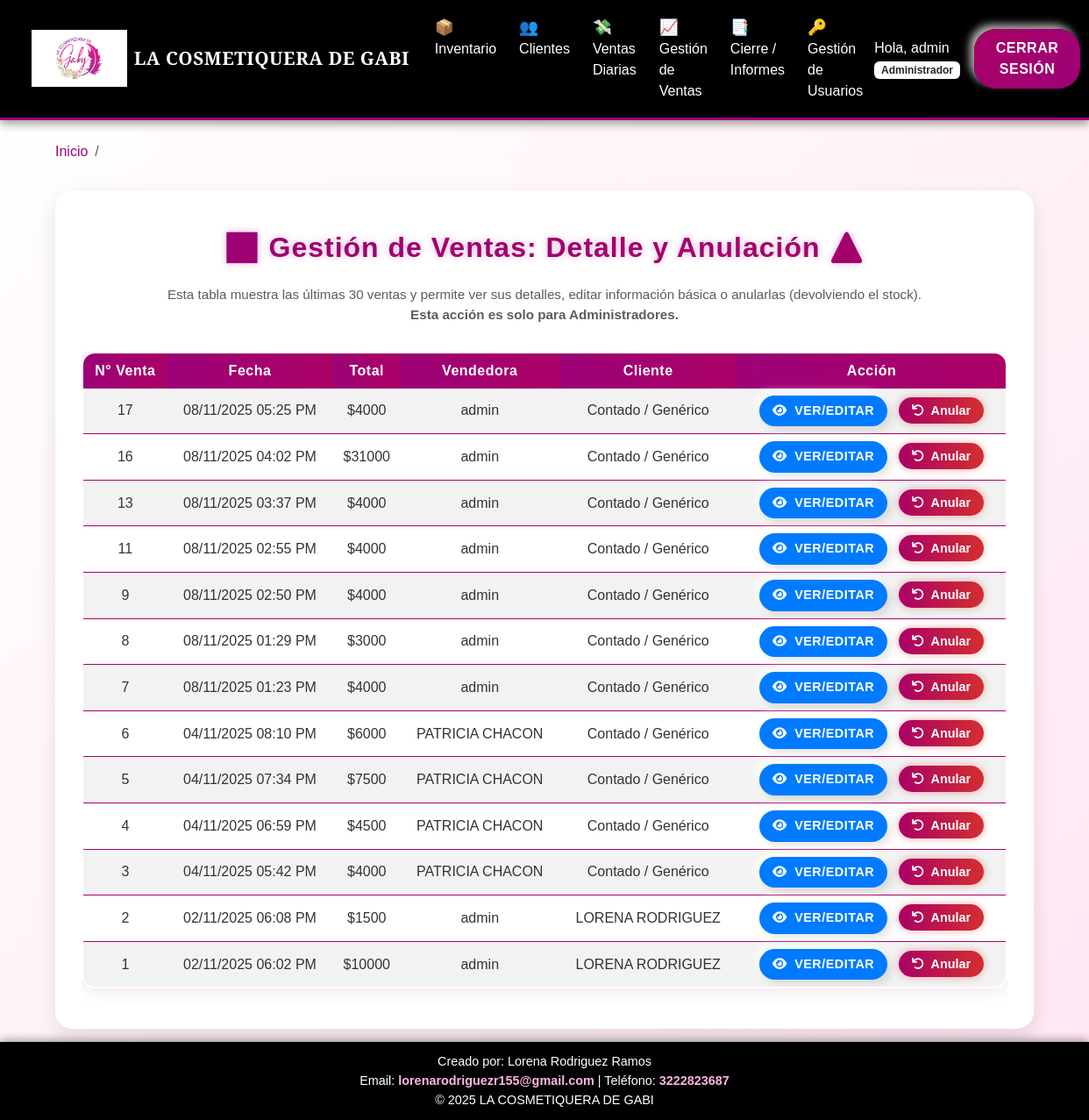
/gestion_ventas (signed in), run on the app's committed database.
### app.py (models this page shows, shortened)
class Usuario(UserMixin, db.Model):
    id = db.Column(db.Integer, primary_key=True)
    username = db.Column(db.String(100), unique=True, nullable=False)
    nombre = db.Column(db.String(100), nullable=False)
    apellido = db.Column(db.String(100), nullable=False)
    cedula = db.Column(db.String(20), unique=True, nullable=False)
    rol = db.Column(db.String(50), default='Vendedora')
    password_hash = db.Column(db.String(200))

class Venta(db.Model):
    id = db.Column(db.Integer, primary_key=True)
    fecha = db.Column(db.DateTime, default=datetime.utcnow)
    total = db.Column(db.Float)
    usuario_id = db.Column(db.Integer, db.ForeignKey('usuario.id'))
    cliente_id = db.Column(db.Integer, db.ForeignKey('cliente.id'))
    tipo_pago = db.Column(db.String(50))
    detalle_pago = db.Column(db.Text)
    vendedor = db.relationship('Usuario', backref='ventas_realizadas', lazy=True)

class Cliente(db.Model):
    id = db.Column(db.Integer, primary_key=True)
    nombre = db.Column(db.String(100), nullable=False)
    telefono = db.Column(db.String(20))
    direccion = db.Column(db.String(200))
    email = db.Column(db.String(100))
    fecha_registro = db.Column(db.DateTime, default=datetime.utcnow)
    ventas = db.relationship('Venta', backref='comprador', lazy=True)

### app.py (the view)
@app.route('/gestion_ventas')
@login_required
def gestion_ventas():
    if current_user.rol.lower() != 'administrador':
        flash('Permiso denegado.', 'danger')
        return redirect(url_for('clientes'))
    ventas_recientes = Venta.query.order_by(Venta.id.desc()).limit(30).all()
    todos_los_clientes = Cliente.query.all()
    todos_los_vendedores = Usuario.query.all() # Todos los usuarios pueden ser vendedores aquí
    return render_template('gestion_ventas.html',
                            VentasRecientes=ventas_recientes,
                            clientes_full=todos_los_clientes,
                            vendedores_full=todos_los_vendedores)

### app.py (called while the page is built)
@app.context_processor
def inject_now():
    return {'now': datetime.now()}

@app.template_filter('format_number')
def format_number_filter(value):
    try:
        return locale.format_string("%.0f", float(value), grouping=True)
    except Exception:
        try:
            return f"{float(value):,.0f}"
        except Exception:
            return value

@app.context_processor
def inject_global_data():
    return dict(timedelta=timedelta)

@login_manager.user_loader
def load_user(user_id):
    return Usuario.query.get(int(user_id))

### templates/gestion_ventas.html (shortened to what this page needs)
{% extends "base.html" %}
{% block content %}
<h2 class="mb-4 text-center titulo-ventas">📊 Gestión de Ventas: Detalle y Anulación ⚠️</h2>
<p class="text-center text-muted subtitulo-ventas">
    Esta tabla muestra las últimas 30 ventas y permite ver sus detalles, editar información básica o anularlas (devolviendo el stock).<br>
    <strong>Esta acción es solo para Administradores.</strong>
</p>
{% if current_user.rol.lower() == 'administrador' %}
<div class="table-responsive">
    <table class="table table-striped table-hover text-center tabla-ventas">
        <thead>
            <tr>
                <th>N° Venta</th>
                <th>Fecha</th>
                <th>Total</th>
                <th>Vendedora</th>
                <th>Cliente</th>
                <th>Acción</th>
            </tr>
        </thead>
        <tbody>
            {% for venta in VentasRecientes %}
            <tr>
                <td>{{ venta.id }}</td>
                <td>{{ (venta.fecha - timedelta(hours=5)).strftime('%d/%m/%Y %I:%M %p') }}</td>
                <td>${{ venta.total | format_number }}</td>
                <td>{{ venta.vendedor.username if venta.vendedor else 'N/A' }}</td>
                <td>{{ venta.comprador.nombre if venta.comprador else 'Contado / Genérico' }}</td>
                <td>
                    <button type="button" class="btn-detalle btn" data-bs-toggle="modal" data-bs-target="#detalleModal" data-venta-id="{{ venta.id }}">
                        <i class="fas fa-eye me-1"></i> Ver/Editar
                    </button>
                    <a href="{{ url_for('eliminar_venta', venta_id=venta.id) }}"
                        onclick="return confirm('¿Estás segura de que quieres ANULAR la Venta N° {{ venta.id }}? Esta acción es irreversible y devolverá el stock.');"
                        class="btn-anular"><i class="fas fa-undo me-1"></i> Anular</a>
                </td>
            </tr>
            {% endfor %}
        </tbody>
    </table>
</div>
{% else %}
<div class="alert alert-danger text-center">Solo los administradores pueden acceder a la gestión de ventas.</div>
{% endif %}
{% endblock %}

### templates/base.html (shortened to what this page needs)
<!doctype html>
<html lang="es">
<head>
  <link href="https://cdn.jsdelivr.net/npm/bootstrap@5.3.3/dist/css/bootstrap.min.css" rel="stylesheet">
  <link rel="stylesheet" href="{{ url_for('static', filename='css/styles.css') }}">
  <link rel="stylesheet" href="https://cdnjs.cloudflare.com/ajax/libs/font-awesome/6.0.0-beta3/css/all.min.css">
</head>
<body>
  {% if current_user.is_authenticated %}
  <nav class="navbar navbar-expand-lg navbar-dark navbar-custom">
    <div class="container-fluid">
      <a class="navbar-brand d-flex align-items-center" href="{{ url_for('dashboard') }}">
        <img src="{{ url_for('static', filename='img/LOGO.png') }}" alt="Logo" class="logo-barra">
        <span class="titulo-logo ms-2">LA COSMETIQUERA DE GABI</span>
      </a>
      <div class="collapse navbar-collapse" id="navbarNav">
        <ul class="navbar-nav mx-auto mb-2 mb-lg-0">
          <li class="nav-item">
            <a class="nav-link" href="{{ url_for('inventario') }}">
              <span class="nav-emoji">📦</span>
              Inventario
            </a>
          </li>
          <li class="nav-item">
            <a class="nav-link" href="{{ url_for('clientes') }}">
              <span class="nav-emoji">👥</span>
              Clientes
            </a>
          </li>
          <li class="nav-item">
            <a class="nav-link" href="{{ url_for('nueva_venta') }}">
              <span class="nav-emoji">💸</span>
              Ventas Diarias
            </a>
          </li>
          {% if current_user.rol.lower() == 'administrador' %}
          <li class="nav-item">
            <a class="nav-link" href="{{ url_for('gestion_ventas') }}">
              <span class="nav-emoji">📈</span>
              Gestión de Ventas
            </a>
          </li>
          <li class="nav-item">
            <a class="nav-link" href="{{ url_for('reportes') }}">
              <span class="nav-emoji">📑</span>
              Cierre / Informes
            </a>
          </li>
          <li class="nav-item">
            <a class="nav-link" href="{{ url_for('usuarios') }}">
              <span class="nav-emoji">🔑</span>
              Gestión de Usuarios
            </a>
          </li>
          {% endif %}
        </ul>
        <span class="navbar-text me-3 text-white">
          Hola, {{ current_user.username }}
          <span class="badge bg-white text-dark">{{ current_user.rol }}</span>
        </span>
        <a class="btn btn-primary" href="{{ url_for('logout') }}">Cerrar Sesión</a>
      </div>
    </div>
  </nav>
  {% endif %}
  <div class="container mt-4 fade-in">
    {% block breadcrumb %}
    <nav aria-label="breadcrumb">
      <ol class="breadcrumb">
        <li class="breadcrumb-item"><a href="{{ url_for('dashboard') }}">Inicio</a></li>
        <li class="breadcrumb-item active" aria-current="page">{% block page %}{% endblock %}</li>
      </ol>
    </nav>
    {% endblock %}
  </div>
  <div class="content-wrapper container mt-3 fade-in">
    <div class="main-card">
      {% block content %}{% endblock %}
    </div>
  </div>
  <footer>
    <div>Creado por: Lorena Rodriguez Ramos</div>
    <div>Email: <a href="mailto:lorenarodriguezr155@gmail.com">lorenarodriguezr155@gmail.com</a> | Teléfono: <a href="tel:+573222823687">3222823687</a></div>
    &copy; 2025 LA COSMETIQUERA DE GABI
  </footer>
</body>
</html>

### static/css/styles.css (style rules this page uses)
:root { --color-principal: #9c0277; --color-principal-light: #aa0066; --color-principal-dark: #800050; --color-secundario: #000000; --color-texto-claro: #FFFFFF; --color-fondo-suave: #F8F8F8; }
body { background-color: var(--color-texto-claro); color: var(--color-secundario); font-family: 'Segoe UI', Tahoma, Geneva, Verdana, sans-serif; position: relative; }
.navbar-custom { background-color: var(--color-secundario); border-bottom: 3px solid var(--color-principal); box-shadow: 0 2px 10px rgba(0,0,0,0.3); }
.navbar-custom .nav-link, .navbar-custom .navbar-brand { color: var(--color-texto-claro) !important; font-weight: 500; }
h1, h2, h3 { color: var(--color-principal); font-weight: 600; }
.btn { border: none; border-radius: 25px; padding: 10px 25px; font-weight: bold; transition: all 0.3s ease-in-out; cursor: pointer; text-transform: uppercase; letter-spacing: 0.5px; box-shadow: 5px 5px 10px rgba(0,0,0,0.1), -5px -5px 10px rgba(255,255,255,0.7); }
.btn-primary, .btn-pink-custom { background: linear-gradient(135deg, var(--color-principal-light) 0%, var(--color-principal) 100%); color: var(--color-texto-claro) !important; }
.table th { background-color: var(--color-secundario); color: var(--color-texto-claro); }

### templates/base.html (style rules this page uses)
html, body { height: 100%; margin: 0; display: flex; flex-direction: column; }
.content-wrapper { flex: 1; padding-bottom: 15px; }
.navbar-custom { background-color: #000; box-shadow: 0 4px 10px rgba(0, 0, 0, 0.4); padding: 0.6rem 1.5rem; }
.logo-barra { height: 65px; width: auto; object-fit: contain; background: transparent; filter: drop-shadow(0 3px 8px rgba(0,0,0,0.6)); transition: transform 0.3s ease, filter 0.3s ease; }
.titulo-logo { font-family: 'Playfair Display', serif; font-weight: 900; font-size: 1.3rem; color: #fff; letter-spacing: 0.5px; }
.nav-emoji { font-size: 1.1em; margin-right: 5px; vertical-align: middle; }
.navbar-nav .nav-link { color: #fff !important; font-weight: 500; margin: 0 5px; transition: all 0.3s ease-in-out; }
.breadcrumb-item a { color: #9c0277; text-decoration: none; }
.main-card { background-color: #fff; border-radius: 20px; padding: 30px; box-shadow: 0 8px 25px rgba(0,0,0,0.1); }
.fade-in { animation: fadeIn 0.8s ease-in; }
footer { background-color: #000; color: #fff; padding: 12px 0; text-align: center; margin-top: auto; font-size: 0.9rem; box-shadow: 0 -2px 10px rgba(0,0,0,0.4); }
footer a { font-weight: 600; color: #ffb6e1; text-decoration: none; transition: color 0.3s ease; }

### templates/gestion_ventas.html (style rules this page uses)
body { background: linear-gradient(135deg, #fff 0%, #ffe6f3 100%); font-family: 'Poppins', sans-serif; }
.titulo-ventas { background: linear-gradient(90deg, #9c0277, #aa0066); -webkit-background-clip: text; -webkit-text-fill-color: transparent; font-weight: 700; letter-spacing: 1px; text-shadow: 0 0 8px rgba(156, 2, 119, 0.3); }
.subtitulo-ventas { font-size: 0.95rem; color: #6c757d; }
.tabla-ventas { border: 2px solid #aa0066; border-radius: 15px; overflow: hidden; box-shadow: 0 0 20px rgba(156, 2, 119, 0.15); }
.tabla-ventas thead th { background: linear-gradient(90deg, #9c0277, #aa0066); color: white; border: none; text-align: center; font-weight: 600; letter-spacing: 0.5px; }
.tabla-ventas td { vertical-align: middle; text-align: center; color: #333; font-weight: 500; }
.btn-anular { background: linear-gradient(90deg, #aa0066, #d32f2f); color: #fff !important; border: none; border-radius: 20px; padding: 7px 15px; font-weight: 600; font-size: 0.9rem; transition: all 0.3s ease; box-shadow: 0 0 10px rgba(211, 47, 47, 0.4); text-decoration: none; }
.btn-detalle { background-color: #007bff; color: white; border-radius: 20px; padding: 7px 15px; font-weight: 600; font-size: 0.9rem; transition: all 0.3s ease; margin-right: 8px; }
.table-responsive { margin-top: 30px; animation: fadeIn 0.8s ease-in-out; }

### data on the page
Usuario: username "admin", rol "Administrador"
Venta: id "17", fecha "08/11/2025 05:25 PM", total "4000", vendedor "admin", comprador "Contado / Genérico"
Venta: id "16", fecha "08/11/2025 04:02 PM", total "31000", vendedor "admin", comprador "Contado / Genérico"
Venta: id "13", fecha "08/11/2025 03:37 PM", total "4000", vendedor "admin", comprador "Contado / Genérico"
Venta: id "11", fecha "08/11/2025 02:55 PM", total "4000", vendedor "admin", comprador "Contado / Genérico"
Venta: id "9", fecha "08/11/2025 02:50 PM", total "4000", vendedor "admin", comprador "Contado / Genérico"
Venta: id "8", fecha "08/11/2025 01:29 PM", total "3000", vendedor "admin", comprador "Contado / Genérico"
Venta: id "7", fecha "08/11/2025 01:23 PM", total "4000", vendedor "admin", comprador "Contado / Genérico"
Venta: id "6", fecha "04/11/2025 08:10 PM", total "6000", vendedor "PATRICIA CHACON", comprador "Contado / Genérico"
Venta: id "5", fecha "04/11/2025 07:34 PM", total "7500", vendedor "PATRICIA CHACON", comprador "Contado / Genérico"
Venta: id "4", fecha "04/11/2025 06:59 PM", total "4500", vendedor "PATRICIA CHACON", comprador "Contado / Genérico"
Venta: id "3", fecha "04/11/2025 05:42 PM", total "4000", vendedor "PATRICIA CHACON", comprador "Contado / Genérico"
Venta: id "2", fecha "02/11/2025 06:08 PM", total "1500", vendedor "admin", comprador "LORENA RODRIGUEZ"
Venta: id "1", fecha "02/11/2025 06:02 PM", total "10000", vendedor "admin", comprador "LORENA RODRIGUEZ"
